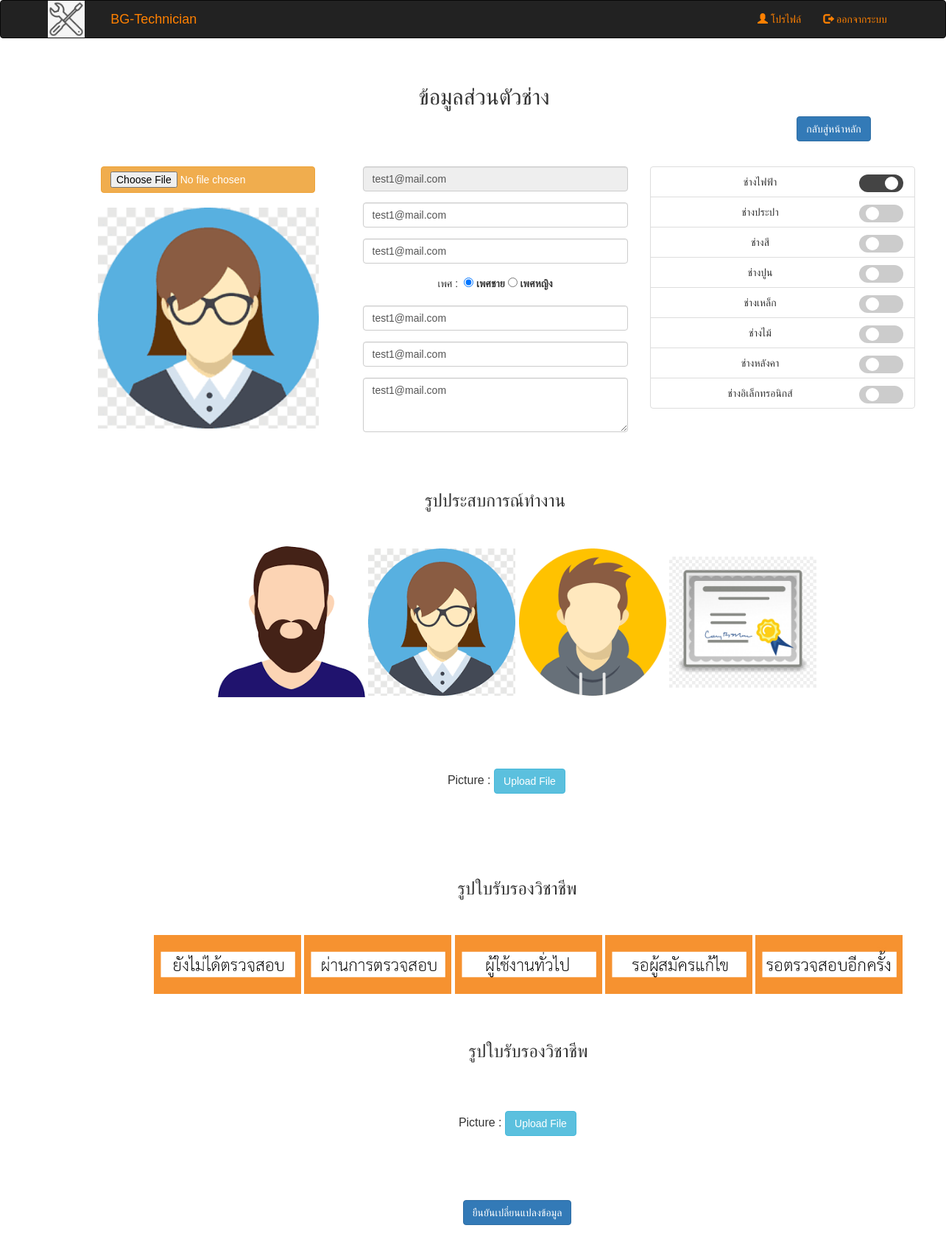
Screenshot of /profile-technician.php (signed in) with the database file from the repository.
### tables this page shows
CREATE TABLE `users` (
  `id` int(10) NOT NULL,
  `email` varchar(100) NOT NULL,
  `password` varchar(1000) NOT NULL,
  `firstname` varchar(100) NOT NULL,
  `lastname` varchar(100) NOT NULL,
  `sex` enum('male','female') NOT NULL,
  `address` varchar(1000) DEFAULT NULL,
  `contact` varchar(100) DEFAULT NULL,
  `detail` varchar(1000) DEFAULT NULL,
  `status` enum('user','admin','technician','wait','wait-fix','fixed') NOT NULL,
  `avatar_path` varchar(1000) DEFAULT NULL,
  `certificate_id` varchar(100) DEFAULT NULL,
  `star` float NOT NULL
);

CREATE TABLE `exprience` (
  `id` int(11) NOT NULL,
  `email` varchar(100) NOT NULL,
  `path_exprience` varchar(100) NOT NULL
);

CREATE TABLE `certificate` (
  `id` int(11) NOT NULL,
  `cer_id` varchar(1000) NOT NULL,
  `email` varchar(100) NOT NULL,
  `path_certificate` varchar(10000) NOT NULL
);

### profile-technician.php (the view, shortened to what this page needs)
<?php
require 'header.php';
require 'connection.php';
if ((isset($_SESSION['email']) && ($_SESSION['status'] == "admin"))) {
} elseif ((isset($_SESSION['email']) && ($_SESSION['status'] == "technician"))) {
    $email = $_SESSION['email'];
    $query = "SELECT * FROM users WHERE email = '$email'";
    $result = mysqli_query($connect, $query);
    if (mysqli_num_rows($result) > 0) {
        while ($row = mysqli_fetch_array($result)) {
            $id = $row['id'];
            $firstname = $row['firstname'];
            $lastname = $row['lastname'];
            $sex = $row['sex'];
            $address = $row['address'];
            $contact = $row['contact'];
            $detail = $row['detail'];
            $status = $row['status'];
            $avatar_path = $row['avatar_path'];
        }
    }
}
?>
<!DOCTYPE html>
<html lang="en">
<head>
</head>
<body>
<div class="container">
    <div class="container" align="center" style="margin-top: 2%;">
            <h2>ข้อมูลส่วนตัวช่าง</h2>
            <div class="col-md-10">
            </div>
            <div class="col-md-2" style="margin-bottom: 20px">
                <form method="post" action="index.php">
                    <input type="submit" class="btn btn-primary" value="กลับสู่หน้าหลัก">
                </form>
            </div>
        <form class="form" id="myFrom" method="post"
              action="update-profile.php?user_type=2&id=<?php echo $id ?>&status=<?php echo $status ?>" role="form"
              enctype="multipart/form-data">
            <div class="container" style="margin-bottom: 5%">
                <div class="row">
                    <div class="col-md-4">
                        <input class="btn btn-warning" type='file' onchange="readURL(this);" name="fileToUpload[]"
                               accept="image/*" id="fileToUpload[]" style="margin-bottom: 20px"/>
                        <img id="blah" src="<?php echo $avatar_path ?>" alt="your image" width="300px"
                             height="auto"/>
                    </div>
                    <div class="col-md-4">
                        <div class="form-group">
                            <input type="email" class="form-control" name="email" placeholder="อีเมล์" required
                                   pattern="[a-z0-9._%+-]+@[a-z0-9.-]+\.[a-z]{2,3}$" value="<?php echo $email ?>"
                                   disabled>
                        </div>
                        <div class="form-group">
                            <input type="text" class="form-control" name="firstname" placeholder="ชื่อจริง"
                                   value="<?php echo $firstname ?>"
                                   required="true">
                        </div>
                        <div class="form-group">
                            <input type="text" class="form-control" name="lastname" placeholder="นามสกุล"
                                   value="<?php echo $lastname ?>"
                                   required="true">
                        </div>
                        <div class="form-group" style="margin-bottom: 15px"> เพศ :&nbsp;
                            <label><input type="radio"
                                          name="sex" <?php if (isset($sex) && $sex == "male") echo "checked"; ?>
                                          value="male" checked> เพศชาย </label>
                            <label><input type="radio"
                                          name="sex" <?php if (isset($sex) && $sex == "female") echo "checked"; ?>
                                          value="female"> เพศหญิง </label>
                        </div>
                        <div class="form-group">
                            <input type="text" class="form-control" name="address" placeholder="ที่อยู่"
                                   value="<?php echo $address ?>"
                                   required="true">
                        </div>
                        <div class="form-group">
                            <input type="tel" class="form-control" name="contact" placeholder="เบอร์โทรศัพท์"
                                   value="<?php echo $contact ?>"
                                   required="true">
                        </div>
                        <div class="form-group">
                            <textarea class="form-control" rows="3" name="detail"
                                      placeholder="รายละเอียด"><?php echo $detail ?></textarea>
                        </div>
                    </div>
                    <div class="card col-md-4">
                        <ul class="list-group list-group-flush">
                            <li class="list-group-item">
                                ช่างไฟฟ้า
                                <label class="switch ">
                                    <span class="slider round"></span>
                                </label>
                            </li>
                            <li class="list-group-item">
                                ช่างประปา
                                <label class="switch ">
                                    <span class="slider round"></span>
                                </label>
                            </li>
                            <li class="list-group-item">
                                ช่างสี
                                <label class="switch ">
                                    <span class="slider round"></span>
                                </label>
                            </li>
                            <li class="list-group-item">
                                ช่างปูน
                                <label class="switch ">
                                    <span class="slider round"></span>
                                </label>
                            </li>
                            <li class="list-group-item">
                                ช่างเหล็ก
                                <label class="switch ">
                                    <span class="slider round"></span>
                                </label>
                            </li>
                            <li class="list-group-item">
                                ช่างไม้
                                <label class="switch ">
                                    <span class="slider round"></span>
                                </label>
                            </li>
                            <li class="list-group-item">
                                ช่างหลังคา
                                <label class="switch ">
                                    <span class="slider round"></span>
                                </label>
                            </li>
                            <li class="list-group-item">
                                ช่างอิเล็กทรอนิกส์
                                <label class="switch ">
                                    <span class="slider round"></span>
                                </label>
                            </li>
                        </ul>
                    </div>
                </div>
                <hr class="style20">
                <label><h3>รูปประสบการณ์ทำงาน</h3></label>
                <div class="container" align="center">
                    <table width="1080" border="0" align="center" style="margin-top: 3%">
                        <td align="center">
                            <div class="row">
                                <?php
                                $query = "SELECT * FROM exprience WHERE email = '$email'";
                                $result = mysqli_query($connect, $query);
                                while ($row = mysqli_fetch_array($result)) {
                                    ?>
                                    <img class="card-img-top" src="<?php echo $row['path_exprience'] ?>"
                                         alt="Card image cap" width="200px">
                                    <?php
                                }
                                ?>
                            </div>
                            <hr class="style20">
                            <div class="container" align="center">
                                <table width="1080" border="0" align="center" style="margin-top: 3%">
                                    <td align="center">
                                        <div style="margin:auto;width:80%;" align="center">
                                            <div class="form-group">
                                                <br>
                                                <lable class="control-label">Picture :</lable>
                                                <div id="upload" class="btn btn-info">
                                                    Upload File
                                                </div>
                                            </div>
                                            <br>
                                        </div>
                                    </td>
                                    <tr>
                                        <td>&nbsp;</td>
                                        <td>&nbsp;</td>
                                    </tr>
                                </table>
                            </div>
                            <hr class="style20">
                            <label><h3>รูปใบรับรองวิชาชีพ</h3></label>
                            <div class="container" align="center">
                                <table width="1080" border="0" align="center" style="margin-top: 3%">
                                    <td align="center">
                                        <div class="row">
                                            <?php
                                            $query = "SELECT * FROM certificate WHERE email = '$email'";
                                            $result = mysqli_query($connect, $query);
                                            while ($row = mysqli_fetch_array($result)) {
                                                ?>
                                                <img class="card-img-top" src="<?php echo $row['path_certificate'] ?>"
                                                     alt="Card image cap" width="200px">
                                                <?php
                                            }
                                            ?>
                                        </div>
                                        <hr class="style20">
                                        <label><h3>รูปใบรับรองวิชาชีพ</h3></label>
                                        <div class="container" align="center">
                                            <table width="1080" border="0" align="center" style="margin-top: 3%">
                                                <td align="center">
                                                    <div style="margin:auto;width:80%;" align="center">
                                                        <div class="form-group">
                                                            <br>
                                                            <lable class="control-label">Picture :</lable>
                                                            <div id="upload2" class="btn btn-info">
                                                                Upload File
                                                            </div>
                                                        </div>
                                                        <br>
                                                    </div>
                                                </td>
                                                <tr>
                                                    <td>&nbsp;</td>
                                                    <td>&nbsp;</td>
                                                </tr>
                                            </table>
                                        </div>
        </form>
        <br>
    </div>
    <tr>
        <td>&nbsp;</td>
    </tr>
    </table></div>
<div class="form-group">
    <input type="submit" class="btn btn-primary" value="ยืนยันเปลี่ยนแปลงข้อมูล">
</div>
</body>
</html>

### css/style.css (style rules this page uses)
.switch { position: relative; display: inline-block; width: 60px; height: 34px; float:right; }
.slider { position: absolute; cursor: pointer; top: 0; left: 0; right: 0; bottom: 0; background-color: #ccc; -webkit-transition: .4s; transition: .4s; }
.slider:before { position: absolute; content: ""; height: 18px; width: 18px; left: 9px; bottom: 3px; background-color: white; -webkit-transition: .4s; transition: .4s; }
input.default:checked + .slider { background-color: #444; }
input:checked + .slider:before { -webkit-transform: translateX(26px); -ms-transform: translateX(26px); transform: translateX(26px); }
.slider.round { margin-bottom: 10px; border-radius: 34px; }
.slider.round:before { border-radius: 50%; }

### css/style-admin.css (style rules this page uses)
body { font-family: sans-serif; }
hr.style20 { background: url(https://image.ibb.co/gJm5Qv/striped.png); height: 5px; border: 0; }

### rows the page displays
users: avatar_path (picture), firstname "test1@mail.com", lastname "test1@mail.com", sex "☑ เพศชาย", sex "☐ เพศหญิง", address "test1@mail.com", contact "test1@mail.com", detail "test1@mail.com"
exprience: path_exprience (picture)
exprience: path_exprience (picture)
exprience: path_exprience (picture)
exprience: path_exprience (picture)
certificate: path_certificate (picture)
certificate: path_certificate (picture)
certificate: path_certificate (placeholder picture)
certificate: path_certificate (picture)
certificate: path_certificate (picture)
